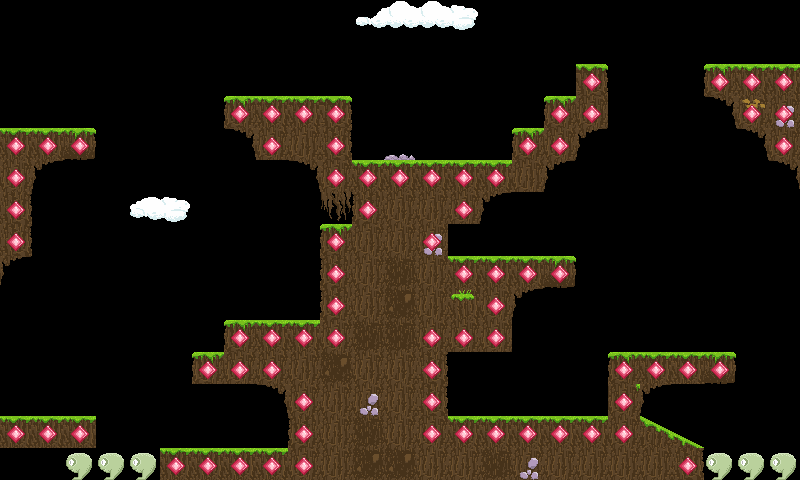

Below is a game level as drawn by its tile map, then a one-line description and the .tmx file that defines it, in full:
An orthogonal 25x15 tile map with 32x32 px tiles, 3 tile layers (World, CollisionLayer, DeathLayer) and 7 objects (5x EnemyStartPoint, PlayerStartPoint, PlayerFinishPoint).

<map version="1.0" orientation="orthogonal" renderorder="right-down" width="25" height="15" tilewidth="32" tileheight="32" nextobjectid="8">
 <tileset firstgid="1" name="BrownTiles" tilewidth="32" tileheight="32" tilecount="64" columns="8">
  <image source="../BrownNature/BrownTiles.png" width="256" height="256" />
 </tileset>
 <layer name="World" width="25" height="15">
  <data encoding="csv">
0,0,0,0,0,0,0,0,0,0,0,43,44,41,40,0,0,0,0,0,0,0,0,0,0,
0,0,0,0,0,0,0,0,0,0,0,0,0,0,0,0,0,0,0,0,0,0,0,0,0,
0,0,0,0,0,0,0,0,0,0,0,0,0,0,0,0,0,0,2,0,0,0,3,1,1,
0,0,0,0,0,0,0,3,1,1,2,0,0,0,0,0,0,3,5,0,0,0,13,50,48,
1,1,63,0,0,0,0,13,5,5,6,0,47,0,0,0,3,5,56,0,0,0,0,13,5,
5,56,0,0,0,0,0,0,0,13,5,1,1,1,1,1,5,56,0,0,0,0,0,0,13,
11,0,0,0,38,39,0,0,0,0,24,4,5,5,5,56,0,0,0,0,0,0,0,0,0,
11,0,0,0,0,0,0,0,0,0,3,5,5,48,0,0,0,0,0,0,0,0,0,0,0,
56,0,0,0,0,0,0,0,0,0,4,5,33,5,1,1,1,63,0,0,0,0,0,0,0,
0,0,0,0,0,0,0,0,0,0,4,5,34,5,28,5,56,0,0,0,0,0,0,0,0,
0,0,0,0,0,0,0,3,1,1,5,33,33,5,5,5,0,0,0,0,0,0,0,0,0,
0,0,0,0,0,0,3,5,5,5,34,5,5,11,0,0,0,0,0,3,1,1,63,0,0,
0,0,0,0,0,0,0,0,13,5,5,48,5,11,0,0,0,0,0,61,56,0,0,0,0,
1,1,1,0,0,0,0,0,0,4,5,33,5,5,1,1,1,1,1,5,25,26,0,0,0,
0,0,0,0,0,1,1,1,1,5,5,34,34,5,5,33,48,5,5,5,5,6,0,0,0
</data>
 </layer>
 <layer name="CollisionLayer" width="25" height="15">
  <data encoding="csv">
0,0,0,0,0,0,0,0,0,0,0,0,0,0,0,0,0,0,0,0,0,0,0,0,0,
0,0,0,0,0,0,0,0,0,0,0,0,0,0,0,0,0,0,0,0,0,0,0,0,0,
0,0,0,0,0,0,0,0,0,0,0,0,0,0,0,0,0,0,51,0,0,0,51,51,51,
0,0,0,0,0,0,0,51,51,51,51,0,0,0,0,0,0,51,51,0,0,0,0,51,51,
51,51,51,0,0,0,0,0,51,0,51,0,0,0,0,0,51,51,0,0,0,0,0,0,51,
51,0,0,0,0,0,0,0,0,0,51,51,51,51,51,51,0,0,0,0,0,0,0,0,0,
51,0,0,0,0,0,0,0,0,0,0,51,0,0,51,0,0,0,0,0,0,0,0,0,0,
51,0,0,0,0,0,0,0,0,0,51,0,0,51,0,0,0,0,0,0,0,0,0,0,0,
0,0,0,0,0,0,0,0,0,0,51,0,0,0,51,51,51,51,0,0,0,0,0,0,0,
0,0,0,0,0,0,0,0,0,0,51,0,0,0,0,51,0,0,0,0,0,0,0,0,0,
0,0,0,0,0,0,0,51,51,51,51,0,0,51,51,51,0,0,0,0,0,0,0,0,0,
0,0,0,0,0,0,51,51,51,0,0,0,0,51,0,0,0,0,0,51,51,51,51,0,0,
0,0,0,0,0,0,0,0,0,51,0,0,0,51,0,0,0,0,0,51,0,0,0,0,0,
51,51,51,0,0,0,0,0,0,51,0,0,0,51,51,51,51,51,51,51,0,0,0,0,0,
0,0,0,0,0,51,51,51,51,51,0,0,0,0,0,0,0,0,0,0,0,51,0,0,0
</data>
 </layer>
 <objectgroup name="ObjectLayer">
  <object id="1" name="PlayerStartPoint" x="32" y="352" width="32" height="32" />
  <object id="2" name="PlayerFinishPoint" x="768" y="0" width="32" height="32" />
  <object id="3" name="EnemyStartPoint" x="448" y="128" width="32" height="32" />
  <object id="4" name="EnemyStartPoint" x="480" y="384" width="32" height="32" />
  <object id="5" name="EnemyStartPoint" x="256" y="288" width="32" height="32" />
  <object id="6" name="EnemyStartPoint" x="32" y="96" width="32" height="32" />
  <object id="7" name="EnemyStartPoint" x="672" y="320" width="32" height="32" />
 </objectgroup>
 <layer name="DeathLayer" width="25" height="15">
  <data encoding="csv">
0,0,0,0,0,0,0,0,0,0,0,0,0,0,0,0,0,0,0,0,0,0,0,0,0,
0,0,0,0,0,0,0,0,0,0,0,0,0,0,0,0,0,0,0,0,0,0,0,0,0,
0,0,0,0,0,0,0,0,0,0,0,0,0,0,0,0,0,0,0,0,0,0,0,0,0,
0,0,0,0,0,0,0,0,0,0,0,0,0,0,0,0,0,0,0,0,0,0,0,0,0,
0,0,0,0,0,0,0,0,0,0,0,0,0,0,0,0,0,0,0,0,0,0,0,0,0,
0,0,0,0,0,0,0,0,0,0,0,0,0,0,0,0,0,0,0,0,0,0,0,0,0,
0,0,0,0,0,0,0,0,0,0,0,0,0,0,0,0,0,0,0,0,0,0,0,0,0,
0,0,0,0,0,0,0,0,0,0,0,0,0,0,0,0,0,0,0,0,0,0,0,0,0,
0,0,0,0,0,0,0,0,0,0,0,0,0,0,0,0,0,0,0,0,0,0,0,0,0,
0,0,0,0,0,0,0,0,0,0,0,0,0,0,0,0,0,0,0,0,0,0,0,0,0,
0,0,0,0,0,0,0,0,0,0,0,0,0,0,0,0,0,0,0,0,0,0,0,0,0,
0,0,0,0,0,0,0,0,0,0,0,0,0,0,0,0,0,0,0,0,0,0,0,0,0,
0,0,0,0,0,0,0,0,0,0,0,0,0,0,0,0,0,0,0,0,0,0,0,0,0,
0,0,0,0,0,0,0,0,0,0,0,0,0,0,0,0,0,0,0,0,0,0,0,0,0,
0,0,52,52,52,0,0,0,0,0,0,0,0,0,0,0,0,0,0,0,0,0,52,52,52
</data>
 </layer>
</map>
